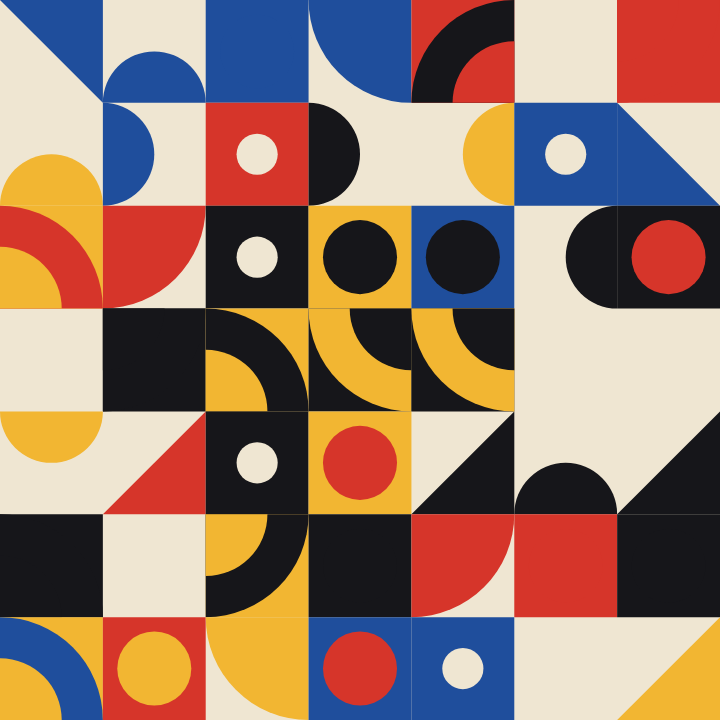
Frame 1 (no input)
Frame 2 (the mouse pressed at the canvas centre, redrawn once): identical to frame 1, image omitted

The p5.js sketch that drew this single still picture (run headless with seeded random() and noise() and a simulated clock; the mouse was pressed at the canvas centre and the sketch redrawn once):

// p5.js sketch
// ── sketch.js
// УЧЕБНАЯ КОПИЯ для разбора кода. Запускается сама по себе, без студии:
// ползунки заменены обычными значениями в объекте P (меняй их здесь и обновляй страницу),
// положение мыши берётся из mouseX / mouseY. Оригинал со слайдерами: variants/lab1/t2-a-bauhaus.js

// Задание 2 · вариант A. «Баухаус-плитки».
// Та же идея модульной сетки, но каждая клетка — одна из геометрических
// «деталей»: четверть круга, полукруг, круг, квадрат, диагональ. Палитра
// ограничена (красный, жёлтый, синий, чёрный, бумага), как у плакатов Баухауса.

const P = {
  cols: 7,   // Колонок (3–12)
  gap: 0,   // Зазор (0–14)
  pal: 'bauhaus',   // Палитра — варианты: bauhaus, swiss, pastel, night
};

const PALETTES = {
  bauhaus: { paper: '#efe6d2', ink: ['#d6352a', '#f2b632', '#1f4e9c', '#16161a'] },
  swiss:   { paper: '#f4f4f0', ink: ['#e8312f', '#16161a', '#16161a', '#8a8a86'] },
  pastel:  { paper: '#fbf3ea', ink: ['#f2a7a0', '#a7d3c2', '#f5d489', '#9db4e0'] },
  night:   { paper: '#12141c', ink: ['#ff5d73', '#ffc857', '#4cc9f0', '#e9ecf5'] },
};

let seed = 20261003;

function setup() {
  createCanvas(720, 720);
  noLoop();
  noStroke();
}

function draw() {
  const pal = PALETTES[P.pal];
  background(pal.paper);
  randomSeed(seed);

  const n = P.cols;
  const cell = width / n;
  const pick = () => color(random(pal.ink));

  for (let gy = 0; gy < n; gy++) {
    for (let gx = 0; gx < n; gx++) {
      const x = gx * cell + P.gap / 2;
      const y = gy * cell + P.gap / 2;
      const s = cell - P.gap;
      const kind = floor(random(7));
      const c = pick();
      const c2 = pick();
      fill(c);

      push();
      translate(x + s / 2, y + s / 2);
      rotate(floor(random(4)) * HALF_PI);   // каждая деталь повёрнута на 0/90/180/270°
      translate(-s / 2, -s / 2);

      if (kind === 0) {                    // четверть круга
        arc(0, 0, s * 2, s * 2, 0, HALF_PI, PIE);
      } else if (kind === 1) {             // полукруг
        arc(s / 2, 0, s, s, 0, PI, PIE);
      } else if (kind === 2) {             // круг в квадрате
        fill(c2); rect(0, 0, s, s);
        fill(c); circle(s / 2, s / 2, s * 0.72);
      } else if (kind === 3) {             // диагональный треугольник
        triangle(0, 0, s, 0, 0, s);
      } else if (kind === 4) {             // концентрические четверти
        fill(c2); rect(0, 0, s, s);
        fill(c); arc(0, 0, s * 2, s * 2, 0, HALF_PI, PIE);
        fill(c2); arc(0, 0, s * 1.2, s * 1.2, 0, HALF_PI, PIE);
      } else if (kind === 5) {             // квадрат с вырезом-кругом
        rect(0, 0, s, s);
        fill(pal.paper); circle(s / 2, s / 2, s * 0.4);
      }                                     // kind 6 — пустая клетка, воздух
      pop();
    }
  }
}

// Клавиша N — новая случайная композиция (в студии это была кнопка).
function keyPressed() {
  if (key === 'n' || key === 'N') {
    seed = floor(random(1e6));
    redraw();
  }
}
